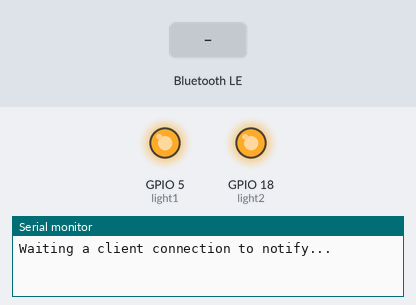
A sketch run on a simulated ESP32. Shown: output pins drawn as LEDs (lit = HIGH), the last lines printed to the serial monitor. Inputs (shaded band) come from the test bench. Nothing arrives over Bluetooth unless stated; a phone connects over Bluetooth LE 3 s after start.

Above: at 1.2 s.
1.3 s: Bluetooth LE write "r1on" received
At 1.6 s:
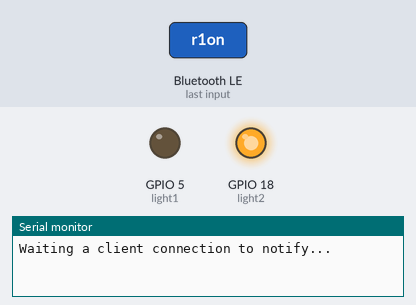
2.8 s: Bluetooth LE write "r2on" received
At 3.9 s:
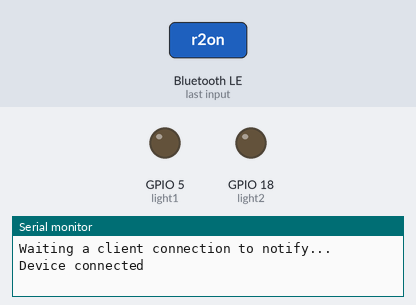
4.3 s: Bluetooth LE write "r1off" received
At 5.1 s:
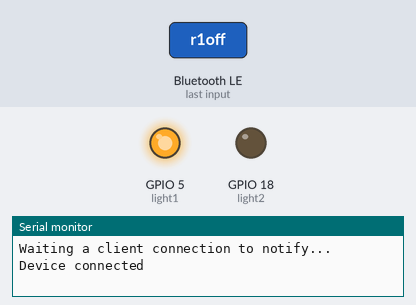
5.8 s: Bluetooth LE write "r2off" received
At 6.2 s:
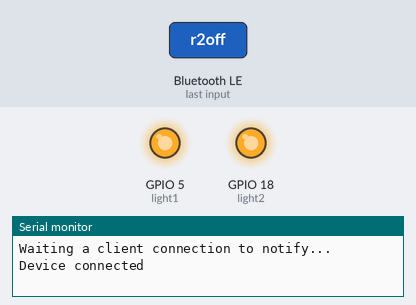
7.3 s: Bluetooth LE write "on" received
At 8.5 s:
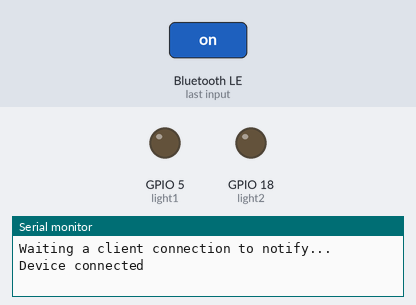
Timing chart, 0 to 9.8 s (numbered marks = the images above; inputs shaded):
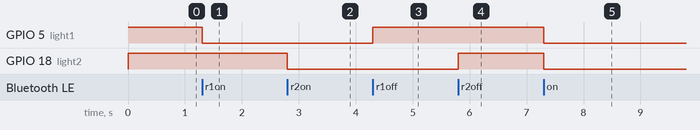

The sketch:

BlueTooth_Control_System.ino
```cpp
#include <BLEDevice.h>
#include <BLEServer.h>
#include <BLEUtils.h>
#include <BLE2902.h>
#define light1 5
#define light2 18
BLEServer *pServer = NULL;
BLECharacteristic *pTxCharacteristic;
bool deviceConnected = false;
bool oldDeviceConnected = false;
uint8_t txValue = 0;

// See the following for generating UUIDs:
// https://www.uuidgenerator.net/

#define SERVICE_UUID           "6E400001-B5A3-F393-E0A9-E50E24DCCA9E"  // UART service UUID
#define CHARACTERISTIC_UUID_RX "6E400002-B5A3-F393-E0A9-E50E24DCCA9E"
#define CHARACTERISTIC_UUID_TX "6E400003-B5A3-F393-E0A9-E50E24DCCA9E"

class MyServerCallbacks : public BLEServerCallbacks {
  void onConnect(BLEServer *pServer) {
    deviceConnected = true;
    Serial.println("Device connected");
  };

  void onDisconnect(BLEServer *pServer) {
    deviceConnected = false;
    Serial.println("Device disconnected");
  }
};

class MyCallbacks : public BLECharacteristicCallbacks {
  void onWrite(BLECharacteristic *pCharacteristic) {
    String command = pCharacteristic->getValue();
    command.toLowerCase();
    command.trim();
    if(command == "r1on"){
      digitalWrite(light1,LOW);
    } else if(command == "r2on"){
      digitalWrite(light2,LOW);
    } else if(command == "r1off"){
      digitalWrite(light1,HIGH);
    } else if(command == "r2off"){
      digitalWrite(light2,HIGH);
    } else if(command == "on"){
      digitalWrite(light1,LOW);
      digitalWrite(light2,LOW);
    } else if(command == "off"){
      digitalWrite(light1,HIGH);
      digitalWrite(light2,HIGH);
    }
  }
};

void setup() {
  Serial.begin(115200);
  pinMode(light1,OUTPUT);
  pinMode(light2,OUTPUT);
  digitalWrite(light1,HIGH);
  digitalWrite(light2,HIGH);


  // Create the BLE Device
  BLEDevice::init("BLE Controller");

  // Create the BLE Server
  pServer = BLEDevice::createServer();
  pServer->setCallbacks(new MyServerCallbacks());

  // Create the BLE Service
  BLEService *pService = pServer->createService(SERVICE_UUID);

  // Create a BLE Characteristic
  pTxCharacteristic = pService->createCharacteristic(CHARACTERISTIC_UUID_TX, BLECharacteristic::PROPERTY_NOTIFY);

  // Descriptor 2902 is not required when using NimBLE as it is automatically added based on the characteristic properties
  pTxCharacteristic->addDescriptor(new BLE2902());

  BLECharacteristic *pRxCharacteristic = pService->createCharacteristic(CHARACTERISTIC_UUID_RX, BLECharacteristic::PROPERTY_WRITE);

  pRxCharacteristic->setCallbacks(new MyCallbacks());

  // Start the service
  pService->start();

  // Start advertising
  pServer->getAdvertising()->start();
  Serial.println("Waiting a client connection to notify...");
}

void loop() {
}
```

Measured:
- after the input at 1.3 s, GPIO 5 (light1): HIGH → LOW at once
- after the input at 2.8 s, GPIO 18 (light2): HIGH → LOW at once
- after the input at 4.3 s, GPIO 5 (light1): LOW → HIGH at once
- after the input at 5.8 s, GPIO 18 (light2): LOW → HIGH at once
- after the input at 7.3 s, GPIO 5 (light1), GPIO 18 (light2): HIGH → LOW at once
